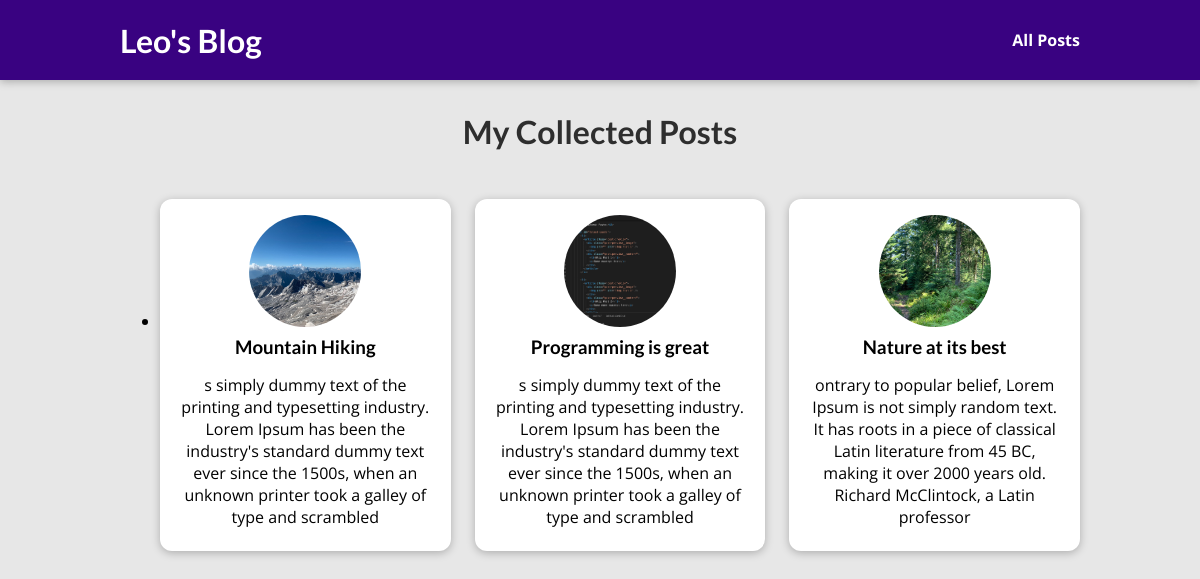
The page /posts on the database its author committed.
### blog/models.py (models this page shows)
class Post(models.Model):
     title = models.CharField(max_length=150)
     excerpt = models.CharField(max_length=200)
     image_name = models.CharField(max_length=100)
     date = models.DateField(auto_now=True)
     slug = models.SlugField(unique=True, db_index=True)
     content = models.TextField(validators=[MinLengthValidator(10)])
     author = models.ForeignKey(Author, on_delete=models.SET_NULL, related_name='posts', null=True)
     tags = models.ManyToManyField(Tag)

### blog/views.py (the view)
# urls.py: path("posts", views.posts, name='posts-page'),
def posts (request):
    all_posts = Post.objects.all().order_by('-date')
    return render(request, 'blog/posts.html', { "all_posts": all_posts })

### blog/templates/blog/posts.html (shortened to what this page needs)
{% extends "base.html" %}
{% load static %}
{% block css_files %}
    <link rel="stylesheet" href="{% static 'blog/post.css' %}">
    <link rel="stylesheet" href="{% static 'blog/posts.css' %}">
{% endblock %}
{% block content %}
    <section id="all-posts">
        <h2> My Collected Posts </h2>
        <ul>
            <li>
                <article class="test">
                    {% for post in all_posts %}
                        {% include "blog/includes/post.html" %}
                    {% endfor %}
                </article>
            </li>
        </ul>
    </section>
{% endblock %}

### blog/templates/blog/includes/post.html
{% load static %}
<li>
    <article class="post">
        <a href="{% url 'post-detail-page' post.slug %}">
            <img src="{% static 'blog/images/'|add:post.image_name %}" alt="{{ post.title }}" class="mountains-image">
            <div class="post__content">
                <h3> {{ post.title }} </h3>
                <p> {{ post.excerpt }} </p>
            </div>
        </a>
    </article>
</li>

### static/app.css (style rules this page uses)
* { box-sizing: border-box; }
html { font-family: 'Open Sans', 'Lato', sans-serif; }
body { margin: 0; }
h1, h2, h3 { font-family: 'Lato', sans-serif; font-weight: bold; }

### blog/static/blog/post.css (style rules this page uses)
.post { display: flex; flex-direction: column; align-items: center; text-align: center; }
.post a { text-decoration: none; color: black; transition: all 0.2s ease; padding: 1rem; }
.post img { width: 5rem; height: 5rem; object-fit: cover; border-radius: 50%; }
.post h3 { margin: 0.25rem 0; }

### blog/static/blog/posts.css (style rules this page uses)
body { background-color: #e7e7e7; }
#all-posts { margin: 7rem auto; width: 90%; max-width: 60rem; }
#all-posts h2 { text-align: center; font-size: 2rem; color: #2e2e2e; margin: 3rem 0; }
.test { list-style: none; margin: 0; padding: 0; display: grid; grid-template-columns: repeat(auto-fill, minmax(17rem, 1fr)); gap: 1.5rem; }
.post img { width: 7rem; height: 7rem; }
.post a { height: 22rem; transform-origin: center; box-shadow: 0 2px 8px rgba(0, 0, 0, 0.25); border-radius: 12px; background-color: white; }

### rows shown on the page
Post: image_name (picture), title "Mountain Hiking", excerpt "s simply dummy text of the printing and typesetting industry. Lorem Ipsum has been the industry's standard dummy text ever since the 1500s, when an unknown printer took a galley of type and scrambled"
Post: image_name (picture), title "Programming is great", excerpt "s simply dummy text of the printing and typesetting industry. Lorem Ipsum has been the industry's standard dummy text ever since the 1500s, when an unknown printer took a galley of type and scrambled"
Post: image_name (picture), title "Nature at its best", excerpt "ontrary to popular belief, Lorem Ipsum is not simply random text. It has roots in a piece of classical Latin literature from 45 BC, making it over 2000 years old. Richard McClintock, a Latin professor"
